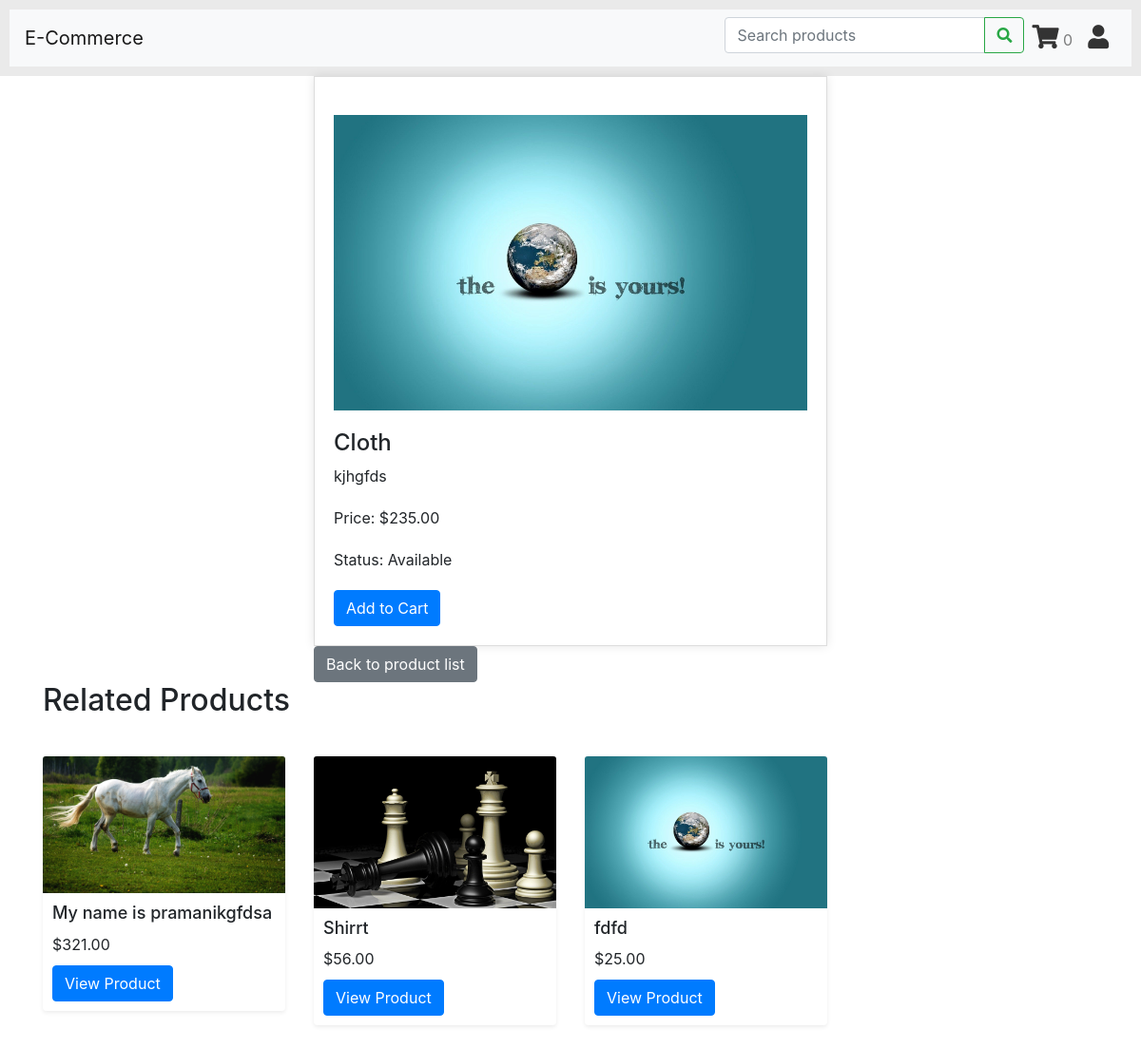
The page /3/cloth/ on the database its author committed.
### shop/models.py (models this page shows, shortened)
class Product(models.Model):
    category = models.ForeignKey(Category, related_name='products', on_delete=models.CASCADE)
    name = models.CharField(max_length=100)
    slug = models.SlugField(max_length=200, unique=True, blank=True)
    description = models.TextField(blank=True)
    price = models.DecimalField(max_digits=10, decimal_places=2)
    available = models.BooleanField(default=True)
    created = models.DateTimeField(auto_now_add=True)
    updated = models.DateTimeField(auto_now=True)
    image = models.ImageField(upload_to='products/%Y/%m/%d', blank=True)
    class Meta:
        ordering = ['name']
        index_together = (('id', 'slug'),)

### shop/views.py (the view)
# urls.py: path('<int:id>/<slug:slug>/', views.product_detail, name = 'product_detail')
def product_detail(request, id, slug):
    product = get_object_or_404(Product, id=id, slug=slug, available=True)
    related_products = Product.objects.filter(category=product.category).exclude(id=product.id)[:4]
    return render(request, 'productDetail.html', {'product': product, 'related_products': related_products})

### templates/productDetail.html (shortened to what this page needs)
{% load static %}
<!DOCTYPE html>
<html>
<head>
    <link rel="stylesheet" href="https://cdnjs.cloudflare.com/ajax/libs/font-awesome/5.15.3/css/all.min.css"
 />
    <link rel="stylesheet" href="https://maxcdn.bootstrapcdn.com/bootstrap/4.0.0/css/bootstrap.min.css">
    <link rel="stylesheet" type="text/css" href="{% static 'css/product_detail.css' %}">
</head>
<body>
    {% include 'header.html' %}
    <div class="container">
        <div class="row">
            <div class="col-md-6 offset-md-3">
                <div class="product-detail">
                    {% if product.image %}
                    <img src="{{ product.image.url }}" alt="{{ product.name }}" width="500" height="300"
                        class="img-fluid">
                    {% else %}
                    <img src="{% static 'no-image.png' %}" alt="No image available" width="500" height="300"
                        class="img-fluid">
                    {% endif %}
                    <h1>{{ product.name }}</h1>
                    <p>{{ product.description }}</p>
                    <p>Price: ${{ product.price }}</p>
                    {% if product.available %}
                    <p>Status: Available</p>
                    <form action="{% url 'cart:cart_add' product.id %}" method="post">
                        <button type="submit" class="btn btn-primary">Add to Cart</button>
                    </form>
                    {% else %}
                    <p>Status: Out of stock</p>
                    {% endif %}
                </div>
                <a href="{% url 'shop:product_list' %}" class="btn btn-secondary">Back to product list</a>
            </div>
        </div>
        <div class="row">
            <div class="col-md-12">
                <h2>Related Products</h2>
                <div class="related-products">
                    <div class="row">
                        {% for related_product in related_products %}
                        <div class="col-md-3">
                            <div class="card mb-4 shadow-sm">
                                {% if related_product.image %}
                                <a href="{% url 'shop:product_detail' related_product.id related_product.slug %}">
                                    <img src="{{ related_product.image.url }}" alt="{{ related_product.name }}"
                                        class="card-img-top" style="width: 100%; height: auto;">
                                </a>
                                {% else %}
                                <a href="{% url 'shop:product_detail' related_product.id related_product.slug %}">
                                    <img src="{% static 'no-image.png' %}" alt="No image available" class="card-img-top"
                                        style="width: 100%; height: auto;">
                                </a>
                                {% endif %}
                                <div class="card-body">
                                    <h5 class="card-title">{{ related_product.name }}</h5>
                                    <p class="card-text">${{ related_product.price }}</p>
                                    <a href="{% url 'shop:product_detail' related_product.id related_product.slug %}"
                                        class="btn btn-primary">View Product</a>
                                </div>
                            </div>
                        </div>
                        {% endfor %}
                    </div>
                </div>
            </div>
        </div>
    </div>
</body>
</html>

### static/css/product_detail.css (style rules this page uses)
body { font-family: Arial, sans-serif; background-color: #f5f5f5; }
.product-detail { padding: 20px; border: 1px solid #ddd; box-shadow: 0 0 10px rgba(0, 0, 0, 0.1); }
.product-detail img { margin: 20px auto; display: block; }
.product-detail h1 { font-size: 24px; margin-top: 0; }
.product-detail p { margin-bottom: 20px; }
.btn-primary { background-color: #337ab7; border-color: #337ab7; color: #fff; }
.btn-secondary { background-color: #666; border-color: #666; color: #fff; }
.related-products { margin-top: 40px; }
.related-products .card { border: none; box-shadow: 0 0 10px rgba(0, 0, 0, 0.1); }
.related-products .card img { height: 200px; object-fit: cover; }
.related-products .card-body { padding: 10px; }
.related-products .card-title { font-size: 18px; margin-bottom: 10px; }
.related-products .card-text { font-size: 16px; margin-bottom: 10px; }

### rows shown on the page
Product: image (picture), name "Cloth", description "kjhgfds", price "235.00"
Product: image (picture), name "My name is pramanikgfdsa", price "321.00"
Product: image (picture), name "Shirrt", price "56.00"
Product: image (picture), name "fdfd", price "25.00"

### other values the page prints
{{ request.session.cart|length }} "0"
